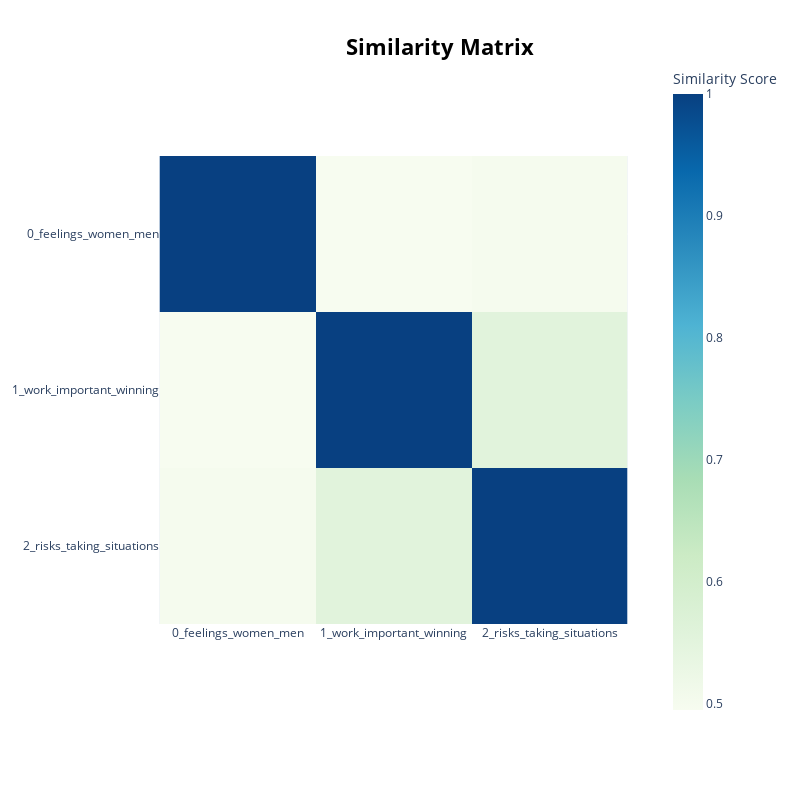

Here is the notebook cell this chart was saved with:
### Code cell
heat_map = topic_model.visualize_heatmap()

# Update filepath as needed
heat_map.write_image("../Visualizations/BERTopic_Heat_Map.png", width=800, height=600)
heat_map

### Figure 1 — Plotly figure (JSON) as saved in the notebook; plotly's stock layout.template omitted (floating-point values rounded to 4 significant figures)
{"data": [{"coloraxis": "coloraxis", "hovertemplate": "x: %{x}<br>y: %{y}<br>Similarity Score: %{z}<extra></extra>", "name": "0", "type": "heatmap", "x": ["0_feelings_women_men", "1_work_important_winning", "2_risks_taking_situations"], "xaxis": "x", "y": ["0_feelings_women_men", "1_work_important_winning", "2_risks_taking_situations"], "yaxis": "y", "z": [[1.0, 0.4946, 0.5014], [0.4946, 1.0, 0.5557], [0.5014, 0.5557, 1.0]]}], "layout": {"coloraxis": {"colorbar": {"title": {"text": "Similarity Score"}}, "colorscale": [[0, "rgb(247,252,240)"], [0.125, "rgb(224,243,219)"], [0.25, "rgb(204,235,197)"], [0.375, "rgb(168,221,181)"], [0.5, "rgb(123,204,196)"], [0.625, "rgb(78,179,211)"], [0.75, "rgb(43,140,190)"], [0.875, "rgb(8,104,172)"], [1, "rgb(8,64,129)"]]}, "height": 800, "hoverlabel": {"bgcolor": "white", "font": {"family": "Rockwell", "size": 16}}, "legend": {"title": {"text": "Trend"}}, "margin": {"t": 60}, "showlegend": true, "title": {"font": {"color": "Black", "size": 22}, "text": "<b>Similarity Matrix</b>", "x": 0.55, "xanchor": "center", "y": 0.95, "yanchor": "top"}, "width": 800, "xaxis": {"anchor": "y", "autorange": true, "constrain": "domain", "domain": [0, 1], "range": [-0.5, 2.5], "scaleanchor": "y", "type": "category"}, "yaxis": {"anchor": "x", "autorange": true, "constrain": "domain", "domain": [0.1455, 0.8545], "range": [2.5, -0.5], "type": "category"}}}
